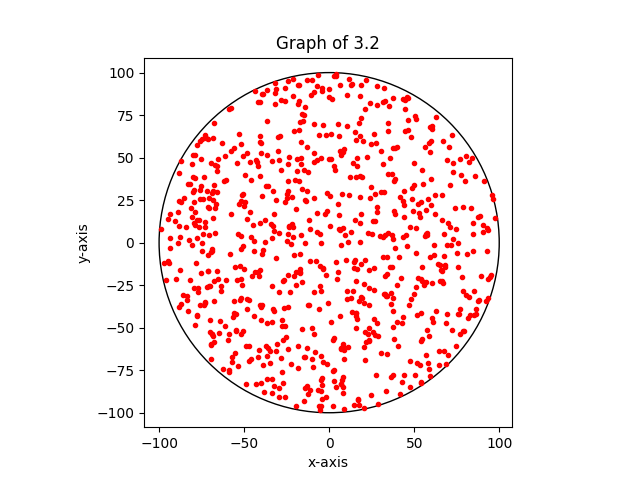

Source code (Python):
import matplotlib.pyplot as plt
import numpy as np
import math as m

def random_point(lmt_rad):

    x = np.random.uniform(-lmt_rad,lmt_rad) #random point x
    y = np.random.uniform(-lmt_rad,lmt_rad) #random point y
    return((x,y))

def dist_from_origin(x,y):
    return(m.sqrt(x**2+y**2))

def gen_points(l_r):

    X = []       #list for x-axis
    Y = []       #list for y-axis
    I = 1000     #iterations

    for x in range(I):
        point = random_point(l_r)
        if dist_from_origin(point[0],point[1]) <= l_r:  #if distance is smaller than or equal to R
            X.append(point[0])
            Y.append(point[1])
        else:               #if distance is greater than R
            x = x-1
    
    print("The variance on the x-axis is " + str(np.var(X)))    #variance of X

    #Drawing the circle
    fig, axes = plt.subplots()
    circle = plt.Circle((0,0),l_r,Fill=False)
    axes.set_aspect(1)
    axes.add_artist(circle)
    plt.title("circle")

    #Plotting the points
    plt.plot(X,Y,'.',color="red")
    plt.xlabel("x-axis")
    plt.ylabel("y-axis")
    plt.title("Graph of 3.2")
    plt.show()

#Testing
R = input("Enter the radius: ")
gen_points(int(R))
